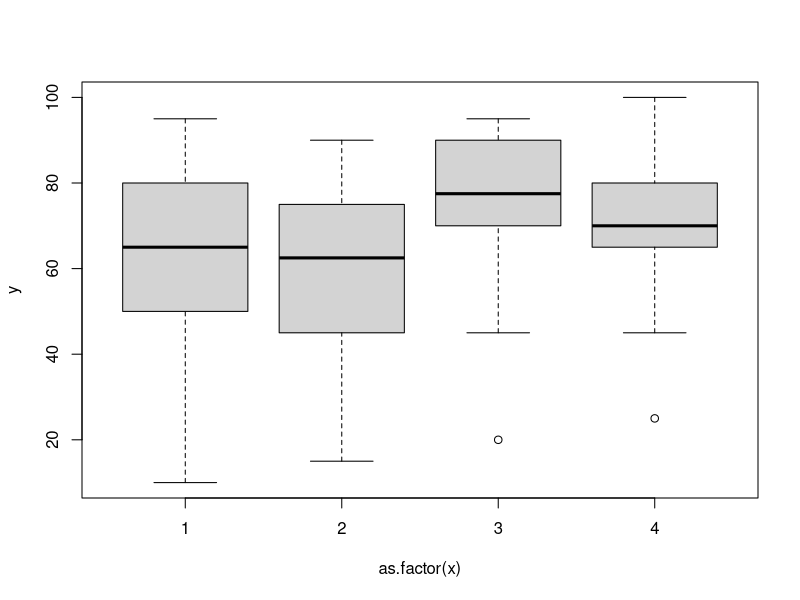

Here is the R script that generated this plot:
datos <- read.csv('EXA_C08_S04_01.csv', header=T)
attach(datos)

print(names(datos))

#"FUNC" "SUBJ" "TIME"

y = FUNC
bloque = SUBJ
x = TIME

boxplot(y ~ as.factor(x))

res <- aov(y ~ as.factor(x) + as.factor(bloque))

print(summary(res))

print(TukeyHSD(res))




